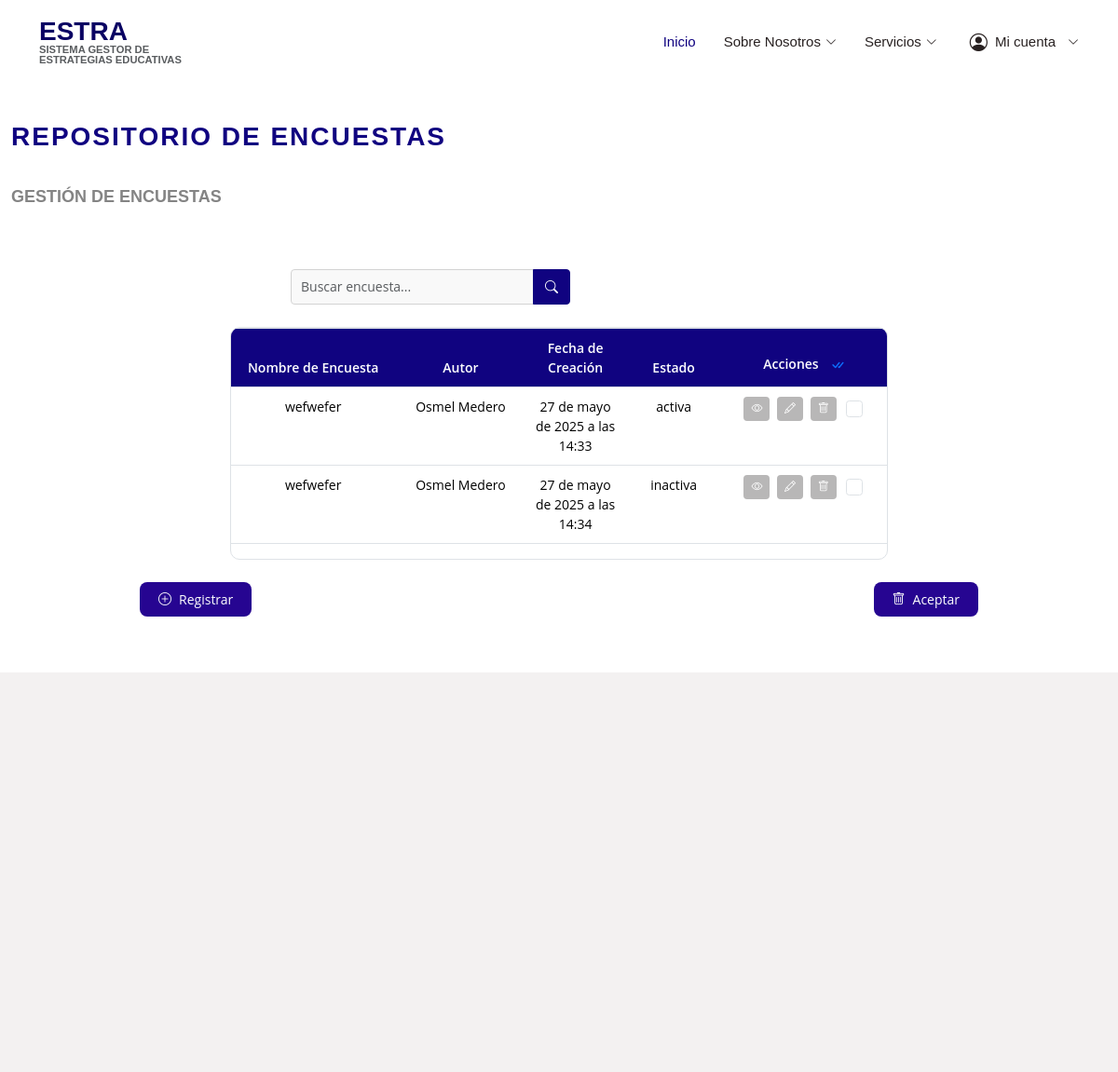
The page /p/encuestas/ (signed in) on the database as committed earlier.
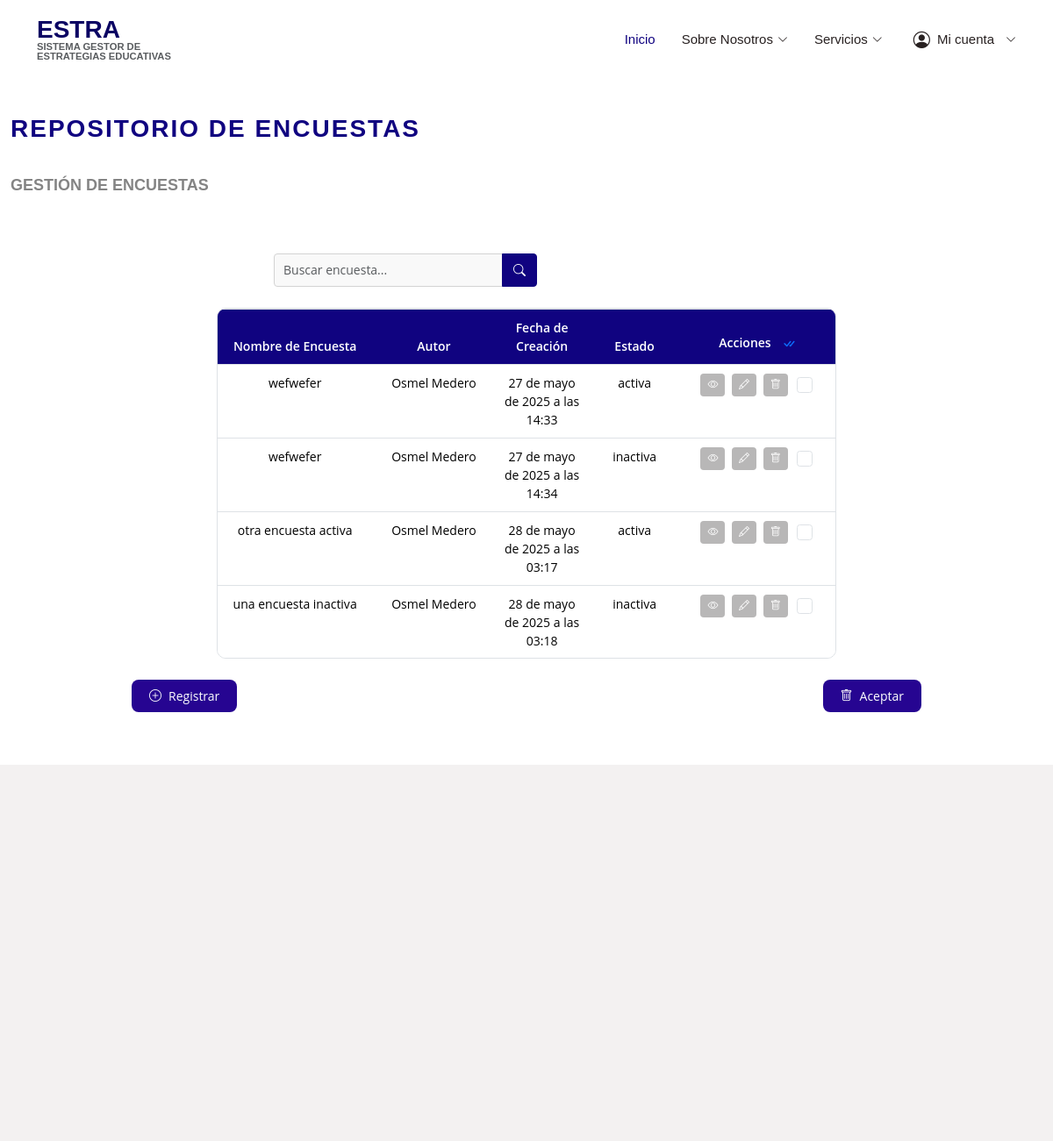
The same page on the database as committed later.
### encuestas/models.py (models this page shows, shortened)
class Encuesta(models.Model):
    titulo = models.CharField(max_length=255)
    descripcion = models.TextField()
    fecha_creacion = models.DateTimeField(auto_now_add=True)
    autor = models.CharField(max_length=100, default="Desconocido")
    estado = models.CharField(
        max_length=10,
        choices=[
            ('activa', 'Activa'),
            ('inactiva', 'Inactiva'),
        ],
        default='activa'
    )

### encuestas/vistas/vistas_principal.py (the view)
# urls.py: path('p/encuestas/', vistas_principal.visualizar_encuestas, name='p_encuestas'),
def visualizar_encuestas(request):
    if not request.user.is_authenticated:
        messages.error(request, "No estas autenticado.")
        return redirect("login")
    if not request.user.es_profesor():
        messages.error(request, "Usuario no autorizado.")
        return redirect("pagina_principal")
    query = request.GET.get('q', '')
    if query:
        encuestas = Encuesta.objects.filter(
            Q(titulo__icontains=query) |
            Q(descripcion__icontains=query) |
            Q(autor__icontains=query) |
            Q(estado__icontains=query)
        )
    else:
        encuestas = Encuesta.objects.all()
    return render(request, 'profesor_principal/listar_encuestas.html', {
        'encuestas': encuestas,
        'query': query
    })

### usuarios/models.py (called while the page is built)
    def es_profesor(self):
        return self.rol == 'profesor_principal'

### templates/profesor_principal/listar_encuestas.html (shortened to what this page needs)
{% extends "base.html" %}
{% load static %}
{% block content %}
  <div id="maind">
<section id="encuestas" class="encuestas section-bg">
    <div class="container-fluid">
      <div class="section-title">
        <h2>Repositorio de Encuestas</h2>
        <br>
        <p>Gestión de Encuestas</p>
        <br>
      </div>
    <form method="GET" action="{% url 'p_encuestas' %}" class="search-bar mb-4">
      <div class="input-group">
        <input type="text" name="q" class="form-control" placeholder="Buscar encuesta..." aria-label="Buscar" value="{{ request.GET.q }}">
        <button class="btn btn-primary" type="submit">
          <i class="bi bi-search"></i>
        </button>
      </div>
    </form>
      <form id="form-eliminar-encuestas" method="POST" action="{% url 'p_eliminar_encuestas' %}">
        <div id="tabla-encuestas" class="table-container">
          <div id="tabla-encuestas-responsive" class="table-responsive">
            <table id="tablita-encuestas" class="table table-bordered table-hover custom-table">
              <thead>
                <tr>
                  <th>Nombre de Encuesta</th>
                  <th>Autor</th>
                  <th>Fecha de Creación</th>
                  <th>Estado</th>
                  <th>
                    Acciones
                    <button id="btn-seleccionar-todo" class="btn btn-link p-0 ms-2" title="Seleccionar Todo">
                      <i class="bi bi-check-all"></i>
                    </button>
                  </th>
                </tr>
              </thead>
              <tbody>
                {% for encuesta in encuestas %}
                <tr data-id="{{ encuesta.id }}">
                  <td>{{ encuesta.titulo }}</td>
                  <td>{{ encuesta.autor }}</td>
                  <td>{{ encuesta.fecha_creacion }}</td>
                  <td>{{ encuesta.estado }}</td>
                  <td>
                    <button type="button" class="btn btn-action btn-ver-detalles" data-id="{{ encuesta.id }}" title="Ver Detalles">
                      <i class="bi bi-eye"></i>
                    </button>
                    <button type="button" class="btn btn-action btn-modificar" data-id="{{ encuesta.id }}" title="Modificar">
                      <i class="bi bi-pencil"></i>
                    </button>
                    <button type="button" class="btn btn-action btn-eliminar" data-id="{{ encuesta.id }}" title="Eliminar">
                      <i class="bi bi-trash"></i>
                    </button>
                    <input type="checkbox" class="form-check-input seleccionar-fila" name="encuestas[]" value="{{ encuesta.id }}">
                  </td>
                </tr>
                {% empty %}
                <tr>
                  <td colspan="5" class="text-center">No hay encuestas registradas.</td>
                </tr>
                {% endfor %}
              </tbody>
            </table>
          </div>
        </div>
      <div id="botones-accion-encuestas" class="d-flex justify-content-between mt-4">
        <a href="{%url 'p_formular_encuesta'%}">
          <div id="btn-registrar-encuesta" class="btn btn-success">
            <i class="bi bi-plus-circle"></i> Registrar
          </div>
        </a>
        <button type="submit" id="btn-eliminar-encuesta" class="btn btn-danger"> <i class="bi bi-trash"></i> Aceptar
        </div>
      </div>
  </div>
{% endblock %}

### templates/base.html (shortened to what this page needs)
{% load static %}
<!DOCTYPE html>
<html lang="es">
<head>
  <link href="{% static 'assets/vendor/animate.css/animate.min.css' %}" rel="stylesheet">
  <link href="{% static 'assets/vendor/bootstrap/css/bootstrap.min.css' %}" rel="stylesheet">
  <link href="{% static 'assets/vendor/bootstrap-icons/bootstrap-icons.css' %}" rel="stylesheet">
  <link href="{% static 'assets/vendor/boxicons/css/boxicons.min.css' %}" rel="stylesheet">
  <link href="{% static 'assets/vendor/glightbox/css/glightbox.min.css' %}" rel="stylesheet">
  <link href="{% static 'assets/vendor/remixicon/remixicon.css' %}" rel="stylesheet">
  <link href="{% static 'assets/vendor/swiper/swiper-bundle.min.css' %}" rel="stylesheet">
  <link href="{% static 'assets/css/style.css' %}" rel="stylesheet">
  <link href="{% static 'css/base.css' %}" rel="stylesheet">
</head>
<body>
  <header id="header" class="d-flex align-items-center fixed-top">
    <div class="container d-flex align-items-center">
      <h1 class="logo me-auto">
        <a href="{% url 'p_pagina_principal' %}">ESTRA
        <p class="text-muted" style="font-size: 0.7rem; margin-bottom: 0;">
        sistema gestor de <br>estrategias educativas
      </p></a>
      </h1>
      <nav id="navbar" class="navbar">
        <ul>
          <li><a href="{% url 'p_pagina_principal' %}" class="active">Inicio</a></li>
          <li class="dropdown">
            <a href="#"><span>Sobre Nosotros</span> <i class="bi bi-chevron-down"></i></a>
          </li>
          <li class="dropdown"><a href="#"><span> Servicios </span> <i class="bi bi-chevron-down"></i></a>
          </li>
          <li class="dropdown user-menu">
            <a href="#"><i class="bi bi-person-circle"></i> Mi cuenta <i class="bi bi-chevron-down"></i></a>
          </li>
        </ul>
      </nav>
    </div>
  </header>
  <main id="main">
    {% block content %}{% endblock %}
  </main>
  <footer id="footer" class="footer">
    <div class="container footer-top">
      <div class="row gy-4">
      </div>
    </div>
  </footer>
</body>
</html>

Rows that differ between the two databases and show on the page:
added Encuesta: titulo "otra encuesta activa", autor "Osmel Medero", fecha_creacion "28 de mayo de 2025 a las 03:17", estado "activa"
added Encuesta: titulo "una encuesta inactiva", autor "Osmel Medero", fecha_creacion "28 de mayo de 2025 a las 03:18", estado "inactiva"
